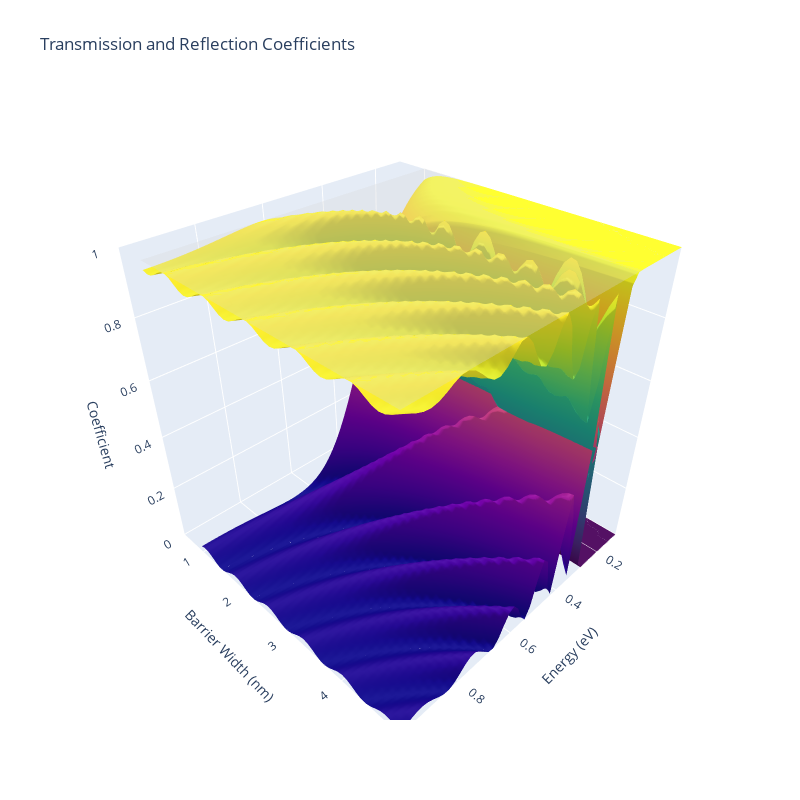

Write notebook code for a chart like this one.
### Code cell
import numpy as np
import pandas as pd
import plotly.graph_objects as go
from scipy import constants

# Constants
h_bar = constants.hbar  # Reduced Planck's constant
m = constants.electron_mass  # Electron mass
V0 = 0.3 * constants.electron_volt  # Barrier height (0.3 eV)

def calculate_coefficients(E, L):
    k1 = np.sqrt(2 * m * E) / h_bar
    if E > V0:
        k2 = np.sqrt(2 * m * (E - V0)) / h_bar
        r = 1j * (k1**2 - k2**2) * np.sin(k2 * L) / ((k1**2 + k2**2) * np.sin(k2 * L) + 2j * k1 * k2 * np.cos(k2 * L))
        t = 2j * k1 * k2 / ((k1**2 + k2**2) * np.sin(k2 * L) + 2j * k1 * k2 * np.cos(k2 * L))
    else:
        k2 = np.sqrt(2 * m * (V0 - E)) / h_bar
        r = 1j * (k1**2 + k2**2) * np.sinh(k2 * L) / ((k1**2 - k2**2) * np.sinh(k2 * L) + 2j * k1 * k2 * np.cosh(k2 * L))
        t = 2j * k1 * k2 / ((k1**2 - k2**2) * np.sinh(k2 * L) + 2j * k1 * k2 * np.cosh(k2 * L))
    
    T = np.abs(t)**2
    R = np.abs(r)**2
    return T, R

# Generate data
E_values = np.linspace(0.1, 1, 50) * constants.electron_volt
L_values = np.linspace(1e-9, 5e-9, 50)  # Barrier widths from 0.5 to 5 nm

E_mesh, L_mesh = np.meshgrid(E_values, L_values)
T_values = np.zeros_like(E_mesh)
R_values = np.zeros_like(E_mesh)

for i in range(E_mesh.shape[0]):
    for j in range(E_mesh.shape[1]):
        T_values[i, j], R_values[i, j] = calculate_coefficients(E_mesh[i, j], L_mesh[i, j])

# Create 3D plot using Plotly
fig = go.Figure()

# Transmission surface
fig.add_surface(x=E_mesh / constants.electron_volt, 
                y=L_mesh * 1e9, 
                z=T_values, 
                colorscale='Viridis',
                name='Transmission',
                showscale=False)

# Reflection surface
fig.add_surface(x=E_mesh / constants.electron_volt, 
                y=L_mesh * 1e9, 
                z=R_values, 
                colorscale='Plasma',
                name='Reflection',
                showscale=False)

fig.update_layout(
    title='Transmission and Reflection Coefficients',
    scene=dict(
        xaxis_title='Energy (eV)',
        yaxis_title='Barrier Width (nm)',
        zaxis_title='Coefficient',
        xaxis=dict(range=[0.1, 1]),
        yaxis=dict(range=[0.5, 5]),
        zaxis=dict(range=[0, 1])
    ),
    width=800,
    height=800,
    autosize=False
)

# Add a plane at z=1 to show where T+R=1
z_plane = np.ones_like(E_mesh)
fig.add_surface(x=E_mesh / constants.electron_volt, 
                y=L_mesh * 1e9, 
                z=z_plane, 
                colorscale=[[0, 'rgba(200,200,200,0.3)'], [1, 'rgba(200,200,200,0.3)']],
                showscale=False,
                name='T+R=1 Plane')

fig.show()

# Save the figure as an HTML file
fig.write_html("transmission_reflection_3d_plotly.html")

# Print example values
print("Example values:")
print(f"E = 0.3 eV, L = 1 nm:")
T, R = calculate_coefficients(0.3 * constants.electron_volt, 1e-9)
print(f"Transmission: {T:.4f}, Reflection: {R:.4f}")
print(f"\nE = 0.7 eV, L = 1 nm:")
T, R = calculate_coefficients(0.7 * constants.electron_volt, 1e-9)
print(f"Transmission: {T:.4f}, Reflection: {R:.4f}")

### Figure 1 — Plotly figure (JSON) as saved in the notebook; plotly's stock layout.template omitted (floating-point values rounded to 4 significant figures; data arrays with more than 128 entries replaced by an {"elided": "..."} marker saying what was removed)
{"data": [{"colorscale": [[0, "#440154"], [0.1111, "#482878"], [0.2222, "#3e4989"], [0.3333, "#31688e"], [0.4444, "#26828e"], [0.5556, "#1f9e89"], [0.6667, "#35b779"], [0.7778, "#6ece58"], [0.8889, "#b5de2b"], [1, "#fde725"]], "name": "Transmission", "showscale": false, "type": "surface", "x": {"elided": "50x50 float values"}, "y": {"elided": "50x50 float values"}, "z": {"elided": "50x50 float values"}}, {"colorscale": [[0, "#0d0887"], [0.1111, "#46039f"], [0.2222, "#7201a8"], [0.3333, "#9c179e"], [0.4444, "#bd3786"], [0.5556, "#d8576b"], [0.6667, "#ed7953"], [0.7778, "#fb9f3a"], [0.8889, "#fdca26"], [1, "#f0f921"]], "name": "Reflection", "showscale": false, "type": "surface", "x": {"elided": "50x50 float values"}, "y": {"elided": "50x50 float values"}, "z": {"elided": "50x50 float values"}}, {"colorscale": [[0, "rgba(200,200,200,0.3)"], [1, "rgba(200,200,200,0.3)"]], "name": "T+R=1 Plane", "showscale": false, "type": "surface", "x": {"elided": "50x50 float values"}, "y": {"elided": "50x50 float values"}, "z": {"elided": "50x50 float values"}}], "layout": {"autosize": false, "height": 800, "scene": {"xaxis": {"range": [0.1, 1], "title": {"text": "Energy (eV)"}}, "yaxis": {"range": [0.5, 5], "title": {"text": "Barrier Width (nm)"}}, "zaxis": {"range": [0, 1], "title": {"text": "Coefficient"}}}, "title": {"text": "Transmission and Reflection Coefficients"}, "width": 800}}
